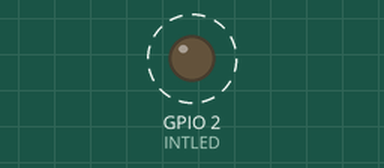
A sketch run on a simulated ESP32. Parts: output pins drawn as LEDs (lit = HIGH). Dashed ring = blinking.

Above: at 0.5 s.
Timing chart, 0 to 4.6 s (numbered marks = the images above):
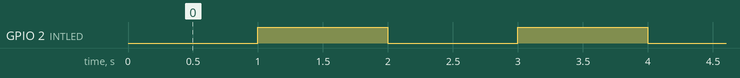

Measured:
- by itself, GPIO 2 (INTLED): alternates HIGH for 1.0 s and LOW for 1.0 s

The sketch:

ESP32_Onboard_leb_blink.ino
```cpp
#define INTLED 2
// 2 è L'USCITA PREDEFINITA DEL LED INTEGRATO SULLE SCHEDE IDEASPARK
// VEDI L'ALTRO MIO PROGETTO DOVE CAMBIANDO L'USCITA SI POSSONO PILOTARE LED ESTERNI

void setup() {
  pinMode(INTLED,OUTPUT);

}
void loop() {
  delay(1000);
  digitalWrite(INTLED,HIGH);
  delay(1000);
  digitalWrite(INTLED,LOW);

}
```
